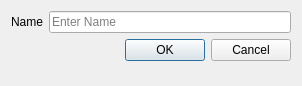
<?xml version="1.0" encoding="UTF-8"?>
<ui version="4.0">
 <class>NewStrategy</class>
 <widget class="QDialog" name="NewStrategy">
  <property name="geometry">
   <rect>
    <x>0</x>
    <y>0</y>
    <width>302</width>
    <height>86</height>
   </rect>
  </property>
  <property name="windowTitle">
   <string>Dialog</string>
  </property>
  <layout class="QFormLayout" name="formLayout_3">
   <item row="0" column="0" colspan="2">
    <layout class="QFormLayout" name="formLayout_2">
     <property name="verticalSpacing">
      <number>6</number>
     </property>
     <item row="0" column="0">
      <widget class="QLabel" name="label">
       <property name="text">
        <string>Name</string>
       </property>
      </widget>
     </item>
     <item row="0" column="1">
      <widget class="QLineEdit" name="name_input">
       <property name="dragEnabled">
        <bool>false</bool>
       </property>
       <property name="placeholderText">
        <string>Enter Name</string>
       </property>
      </widget>
     </item>
     <item row="1" column="0" colspan="2">
      <widget class="QDialogButtonBox" name="buttonBox">
       <property name="enabled">
        <bool>true</bool>
       </property>
       <property name="orientation">
        <enum>Qt::Horizontal</enum>
       </property>
       <property name="standardButtons">
        <set>QDialogButtonBox::Cancel|QDialogButtonBox::Ok</set>
       </property>
      </widget>
     </item>
    </layout>
   </item>
  </layout>
 </widget>
 <resources/>
 <connections>
  <connection>
   <sender>buttonBox</sender>
   <signal>accepted()</signal>
   <receiver>NewStrategy</receiver>
   <slot>accept()</slot>
   <hints>
    <hint type="sourcelabel">
     <x>248</x>
     <y>254</y>
    </hint>
    <hint type="destinationlabel">
     <x>157</x>
     <y>274</y>
    </hint>
   </hints>
  </connection>
  <connection>
   <sender>buttonBox</sender>
   <signal>rejected()</signal>
   <receiver>NewStrategy</receiver>
   <slot>reject()</slot>
   <hints>
    <hint type="sourcelabel">
     <x>316</x>
     <y>260</y>
    </hint>
    <hint type="destinationlabel">
     <x>286</x>
     <y>274</y>
    </hint>
   </hints>
  </connection>
 </connections>
</ui>
